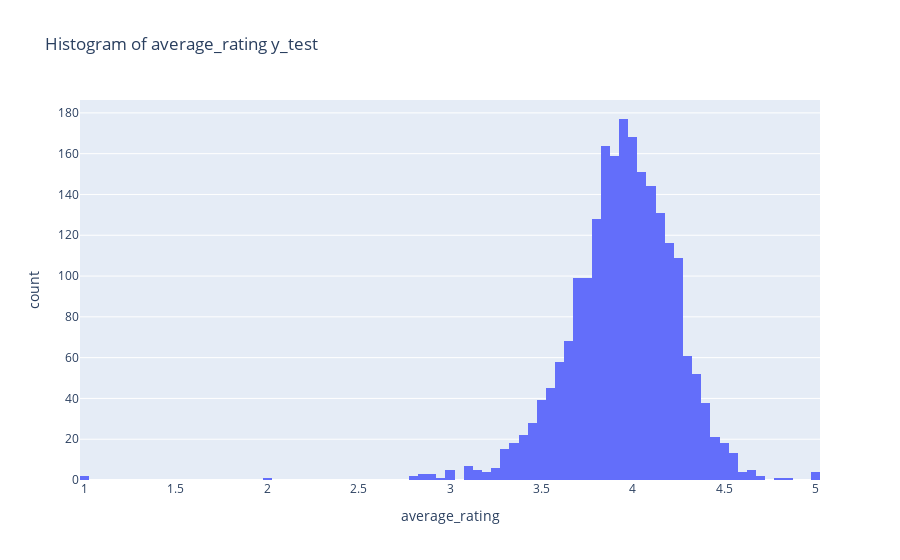

The cell this chart's notebook holds for it:
### Code cell
fig = px.histogram(y_test, x='average_rating', title='Histogram of average_rating y_test')
fig.show()

### Figure 1 — Plotly figure (JSON) as saved in the notebook; plotly's stock layout.template omitted (floating-point values rounded to 4 significant figures; data arrays with more than 128 entries replaced by an {"elided": "..."} marker saying what was removed)
{"data": [{"alignmentgroup": "True", "bingroup": "x", "hovertemplate": "average_rating=%{x}<br>count=%{y}<extra></extra>", "legendgroup": "", "marker": {"color": "#636efa", "pattern": {"shape": ""}}, "name": "", "offsetgroup": "", "orientation": "v", "showlegend": false, "type": "histogram", "x": {"elided": "2197 float values"}, "xaxis": "x", "yaxis": "y"}], "layout": {"barmode": "relative", "legend": {"tracegroupgap": 0}, "title": {"text": "Histogram of average_rating y_test"}, "xaxis": {"anchor": "y", "domain": [0, 1], "title": {"text": "average_rating"}}, "yaxis": {"anchor": "x", "domain": [0, 1], "title": {"text": "count"}}}}
